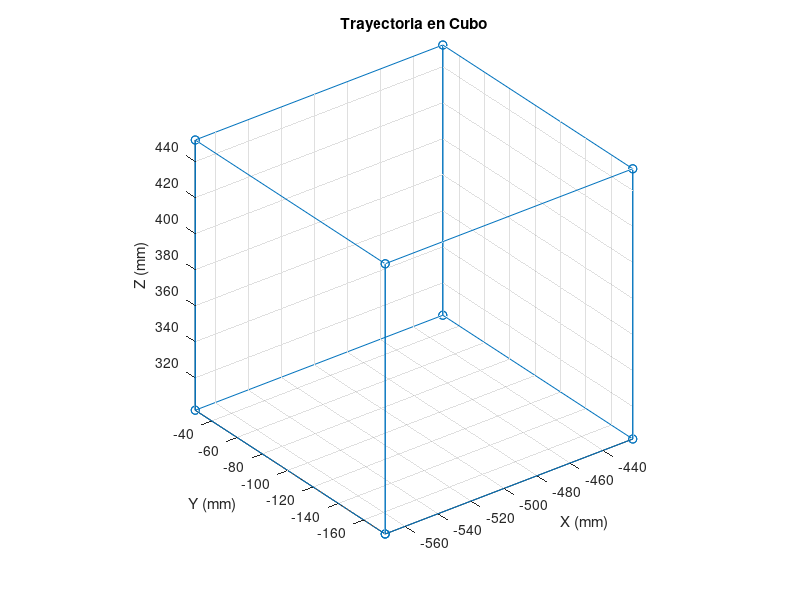

The MATLAB script that drew this image:
% Parámetros del cubo
lado = 150;            % Longitud de cada lado del cubo en mm
centro = [-497, -102, 377];  % Centro del cubo (en mm)

% Definir los ocho vértices del cubo
vertices = [centro(1)-lado/2, centro(2)-lado/2, centro(3)-lado/2;
            centro(1)+lado/2, centro(2)-lado/2, centro(3)-lado/2;
            centro(1)+lado/2, centro(2)+lado/2, centro(3)-lado/2;
            centro(1)-lado/2, centro(2)+lado/2, centro(3)-lado/2;
            centro(1)-lado/2, centro(2)-lado/2, centro(3)+lado/2;
            centro(1)+lado/2, centro(2)-lado/2, centro(3)+lado/2;
            centro(1)+lado/2, centro(2)+lado/2, centro(3)+lado/2;
            centro(1)-lado/2, centro(2)+lado/2, centro(3)+lado/2];

% Definir la trayectoria con los 16 puntos (8 vértices y conexiones entre ellos)
trayectoria_indices = [1, 2, 3, 4, 1, 5, 6, 2, 6, 7, 3, 7, 8, 4, 8, 5, 1];
n_puntos = length(trayectoria_indices);

% Crear la trayectoria conectando los vértices
positions = zeros(n_puntos, 3);
for i = 1:n_puntos
    positions(i, :) = vertices(trayectoria_indices(i), :);
end

% Asignar posiciones calculadas
cons1 = positions(:, 1);
cons2 = positions(:, 2);
cons3 = positions(:, 3);

% Definir rotaciones fijas
rotations = repmat([90, 45, 0], n_puntos, 1);
cons4 = rotations(:, 1);
cons5 = rotations(:, 2);
cons6 = rotations(:, 3);

% Guardar las posiciones y rotaciones en un archivo de texto
archivo_salida_txt = 'trayectoria_cubo.txt';
fileID = fopen(archivo_salida_txt, 'w');

% Escribir la primera línea con la palabra 'cartesiano'
fprintf(fileID, 'cartesiano\n');

for i = 1:n_puntos
    fprintf(fileID, '%.3f,%.3f,%.3f,%.2f,%.2f,%.2f,%d,%.3f\n', ...
        cons1(i), cons2(i), cons3(i), cons4(i), cons5(i), cons6(i), 15, 0);
end
fclose(fileID);
disp(['Archivo guardado: ', archivo_salida_txt]);

% Graficar la trayectoria en 3D
figure;
plot3(cons1, cons2, cons3, 'o-');
xlabel('X (mm)'); 
ylabel('Y (mm)'); 
zlabel('Z (mm)');
title('Trayectoria en Cubo');
grid on; 
axis equal;

disp('Trayectoria en cubo generada y guardada correctamente.');
